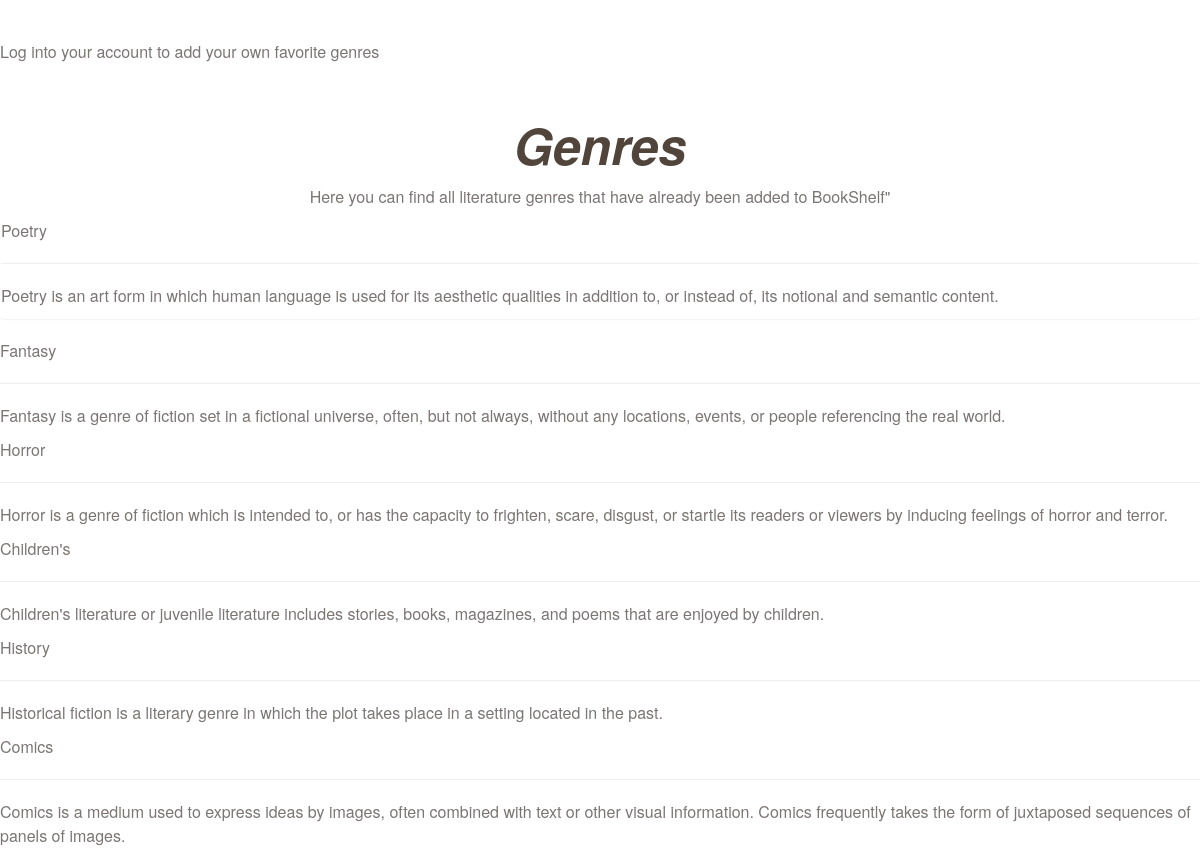
The page /genres/ on the database its author committed.
### db_setup.py (models this page shows, shortened)
class Genre(Base):
	__tablename__ = 'genre'
	name = Column(String(80), nullable = False)
	description = Column(String(250))
	user_id = Column(Integer, ForeignKey('user.id'))
	id = Column(Integer, primary_key = True)
	user = relationship(User)

### application.py (the view)
@app.route('/')
@app.route('/genres/')
def showGenres():
    genres = session.query(Genre).all()
    if 'username' not in login_session:
        state = ''.join(random.choice(string.ascii_uppercase + string.digits)
                        for x in xrange(32))
        login_session['state'] = state
        return render_template('public_genres.html', genres=genres, STATE=state)
    else:
        return render_template('genres.html', genres=genres)

### templates/public_genres.html (shortened to what this page needs)
<html>
<head>
    <link rel="stylesheet" href="https://maxcdn.bootstrapcdn.com/bootstrap/3.3.7/css/bootstrap.min.css">
    <link rel=stylesheet type=text/css href="static/styles.css">
</head>
<body>
    <br>
    <br>
	<p>Log into your account to add your own favorite genres</p>
	<br>
    <div class='panel'>
        <h1 align="center"><em>Genres</em></h1>
        <p align="center"> Here you can find all literature genres that have already been added to BookShelf" </p>
        {% for genre in genres %}
        <a href="{{url_for('showBooks', genre_id = genre.id)}}">
            <p>{{genre.name}}</p>
        </a>
        <hr class="my-4">
        <p>{{genre.description}}</p>
    </div>
    {% endfor %}
</body>
</html>

### static/styles.css (style rules this page uses)
* { font-family: font-family: "Times New Roman", Times, serif; font-weight: 700; box-sizing: border-box; }
h1 { font-size: 50px; color: #51453B; line-height: 60px; font-weight: 300; }
p { font-size: 16px; color: #7B7573; line-height: 24px; font-weight: 400; }
a { font-size: 14px; color: #0093B9; line-height: 17px; }

### rows shown on the page
Genre: name "Poetry", description "Poetry is an art form in which human language is used for its aesthetic qualities in addition to, or instead of, its notional and semantic content."
Genre: name "Fantasy", description "Fantasy is a genre of fiction set in a fictional universe, often, but not always, without any locations, events, or people referencing the real world."
Genre: name "Horror", description "Horror is a genre of fiction which is intended to, or has the capacity to frighten, scare, disgust, or startle its readers or viewers by inducing feelings of horror and terror."
Genre: name "Children's", description "Children's literature or juvenile literature includes stories, books, magazines, and poems that are enjoyed by children."
Genre: name "History", description "Historical fiction is a literary genre in which the plot takes place in a setting located in the past."
Genre: name "Comics", description "Comics is a medium used to express ideas by images, often combined with text or other visual information. Comics frequently takes the form of juxtaposed sequences of panels of images."
